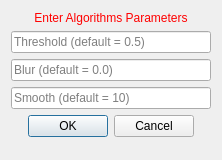
<?xml version="1.0" encoding="UTF-8"?>
<ui version="4.0">
 <class>AtrialFibresViewUIMeshing</class>
 <widget class="QWidget" name="AtrialFibresViewUIMeshing">
  <property name="geometry">
   <rect>
    <x>0</x>
    <y>0</y>
    <width>222</width>
    <height>160</height>
   </rect>
  </property>
  <property name="sizePolicy">
   <sizepolicy hsizetype="Preferred" vsizetype="Minimum">
    <horstretch>0</horstretch>
    <verstretch>0</verstretch>
   </sizepolicy>
  </property>
  <property name="minimumSize">
   <size>
    <width>0</width>
    <height>160</height>
   </size>
  </property>
  <property name="maximumSize">
   <size>
    <width>16777215</width>
    <height>160</height>
   </size>
  </property>
  <property name="windowTitle">
   <string>Set Values</string>
  </property>
  <layout class="QVBoxLayout" name="verticalLayout">
   <item>
    <widget class="QLabel" name="titleLabel">
     <property name="styleSheet">
      <string notr="true">QLabel { color: rgb(255, 0, 0) }</string>
     </property>
     <property name="text">
      <string>Enter Algorithms Parameters</string>
     </property>
     <property name="alignment">
      <set>Qt::AlignCenter</set>
     </property>
    </widget>
   </item>
   <item>
    <widget class="QLineEdit" name="lineEdit_1">
     <property name="placeholderText">
      <string>Threshold (default = 0.5)</string>
     </property>
    </widget>
   </item>
   <item>
    <widget class="QLineEdit" name="lineEdit_2">
     <property name="placeholderText">
      <string>Blur (default = 0.0)</string>
     </property>
    </widget>
   </item>
   <item>
    <widget class="QLineEdit" name="lineEdit_3">
     <property name="text">
      <string/>
     </property>
     <property name="placeholderText">
      <string>Smooth (default = 10)</string>
     </property>
    </widget>
   </item>
   <item>
    <widget class="QDialogButtonBox" name="buttonBox">
     <property name="enabled">
      <bool>true</bool>
     </property>
     <property name="orientation">
      <enum>Qt::Horizontal</enum>
     </property>
     <property name="standardButtons">
      <set>QDialogButtonBox::Cancel|QDialogButtonBox::Ok</set>
     </property>
     <property name="centerButtons">
      <bool>true</bool>
     </property>
    </widget>
   </item>
   <item>
    <spacer name="spacer">
     <property name="orientation">
      <enum>Qt::Vertical</enum>
     </property>
     <property name="sizeType">
      <enum>QSizePolicy::Expanding</enum>
     </property>
     <property name="sizeHint" stdset="0">
      <size>
       <width>20</width>
       <height>0</height>
      </size>
     </property>
    </spacer>
   </item>
  </layout>
 </widget>
 <layoutdefault spacing="6" margin="11"/>
 <resources/>
 <connections/>
</ui>
